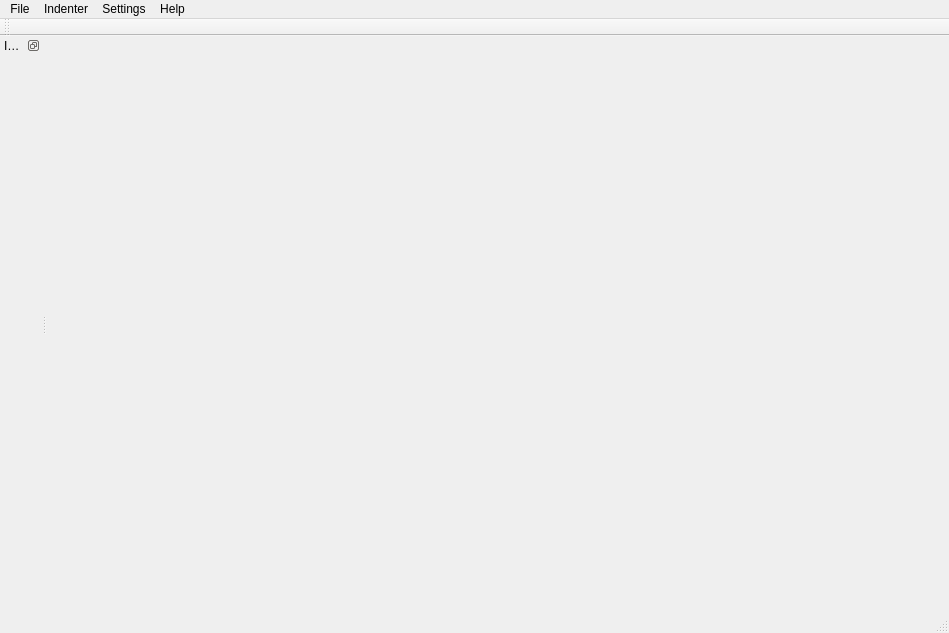
<ui version="4.0" >
 <author>Thomas_-_S</author>
 <class>MainWindowUi</class>
 <widget class="QMainWindow" name="MainWindowUi" >
  <property name="geometry" >
   <rect>
    <x>0</x>
    <y>0</y>
    <width>949</width>
    <height>633</height>
   </rect>
  </property>
  <property name="windowTitle" >
   <string>UniversalIndentGUI</string>
  </property>
  <property name="windowIcon" >
   <iconset resource="../resources/Icons.qrc" >
    <normaloff>:/mainWindow/universalIndentGUI.svg</normaloff>:/mainWindow/universalIndentGUI.svg</iconset>
  </property>
  <widget class="QWidget" name="centralwidget" >
   <layout class="QHBoxLayout" >
    <property name="spacing" >
     <number>6</number>
    </property>
    <property name="margin" >
     <number>0</number>
    </property>
    <item>
     <layout class="QHBoxLayout" >
      <property name="spacing" >
       <number>0</number>
      </property>
      <property name="margin" >
       <number>2</number>
      </property>
     </layout>
    </item>
   </layout>
  </widget>
  <widget class="QStatusBar" name="statusbar" />
  <widget class="QMenuBar" name="menuBar" >
   <property name="geometry" >
    <rect>
     <x>0</x>
     <y>0</y>
     <width>949</width>
     <height>21</height>
    </rect>
   </property>
   <widget class="QMenu" name="menuIndenter" >
    <property name="title" >
     <string>Indenter</string>
    </property>
   </widget>
   <widget class="QMenu" name="menuFile" >
    <property name="title" >
     <string>File</string>
    </property>
    <widget class="QMenu" name="menuExport" >
     <property name="title" >
      <string>Export</string>
     </property>
     <addaction name="actionExportPDF" />
     <addaction name="actionExportHTML" />
    </widget>
    <widget class="QMenu" name="menuRecently_Opened_Files" >
     <property name="title" >
      <string>Recently Opened Files</string>
     </property>
     <addaction name="separator" />
     <addaction name="actionClear_Recently_Opened_List" />
    </widget>
    <widget class="QMenu" name="encodingMenu" >
     <property name="title" >
      <string>Reopen File with other Encoding</string>
     </property>
    </widget>
    <widget class="QMenu" name="saveEncodedMenu" >
     <property name="title" >
      <string>Save Source File As with other Encoding</string>
     </property>
    </widget>
    <addaction name="actionOpen_Source_File" />
    <addaction name="menuRecently_Opened_Files" />
    <addaction name="encodingMenu" />
    <addaction name="separator" />
    <addaction name="actionSave_Source_File" />
    <addaction name="actionSave_Source_File_As" />
    <addaction name="saveEncodedMenu" />
    <addaction name="separator" />
    <addaction name="menuExport" />
    <addaction name="actionExit" />
   </widget>
   <widget class="QMenu" name="menuSettings" >
    <property name="title" >
     <string>Settings</string>
    </property>
    <widget class="QMenu" name="highlighterMenu" >
     <property name="title" >
      <string>Set Syntax Highlighter</string>
     </property>
    </widget>
    <addaction name="actionLive_Indent_Preview" />
    <addaction name="enableSyntaxHighlightningAction" />
    <addaction name="whiteSpaceIsVisibleAction" />
    <addaction name="highlighterMenu" />
    <addaction name="indenterParameterTooltipsEnabledAction" />
    <addaction name="loadLastOpenedFileOnStartupAction" />
    <addaction name="actionShowSettings" />
   </widget>
   <widget class="QMenu" name="menuHelp" >
    <property name="title" >
     <string>Help</string>
    </property>
    <addaction name="actionCheck_for_update" />
    <addaction name="separator" />
    <addaction name="actionAbout_UniversalIndentGUI" />
   </widget>
   <addaction name="menuFile" />
   <addaction name="menuIndenter" />
   <addaction name="menuSettings" />
   <addaction name="menuHelp" />
  </widget>
  <widget class="QDockWidget" name="dockWidget" >
   <property name="sizePolicy" >
    <sizepolicy vsizetype="Preferred" hsizetype="MinimumExpanding" >
     <horstretch>0</horstretch>
     <verstretch>0</verstretch>
    </sizepolicy>
   </property>
   <property name="features" >
    <set>QDockWidget::DockWidgetFloatable|QDockWidget::DockWidgetMovable</set>
   </property>
   <property name="allowedAreas" >
    <set>Qt::LeftDockWidgetArea|Qt::RightDockWidgetArea</set>
   </property>
   <property name="windowTitle" >
    <string>Indenter Settings</string>
   </property>
   <attribute name="dockWidgetArea" >
    <number>1</number>
   </attribute>
   <widget class="QWidget" name="dockWidgetContents" >
    <layout class="QHBoxLayout" >
     <property name="spacing" >
      <number>6</number>
     </property>
     <property name="margin" >
      <number>0</number>
     </property>
     <item>
      <layout class="QVBoxLayout" >
       <property name="spacing" >
        <number>0</number>
       </property>
       <property name="margin" >
        <number>0</number>
       </property>
      </layout>
     </item>
    </layout>
   </widget>
  </widget>
  <widget class="QToolBar" name="toolBar" >
   <property name="contextMenuPolicy" >
    <enum>Qt::PreventContextMenu</enum>
   </property>
   <property name="windowTitle" >
    <string>Main Toolbar</string>
   </property>
   <property name="orientation" >
    <enum>Qt::Horizontal</enum>
   </property>
   <property name="iconSize" >
    <size>
     <width>16</width>
     <height>16</height>
    </size>
   </property>
   <property name="toolButtonStyle" >
    <enum>Qt::ToolButtonTextBesideIcon</enum>
   </property>
   <attribute name="toolBarArea" >
    <enum>TopToolBarArea</enum>
   </attribute>
   <attribute name="toolBarBreak" >
    <bool>false</bool>
   </attribute>
  </widget>
  <action name="actionOpen_Source_File" >
   <property name="icon" >
    <iconset resource="../resources/Icons.qrc" >
     <normaloff>:/mainWindow/document-open.png</normaloff>:/mainWindow/document-open.png</iconset>
   </property>
   <property name="text" >
    <string>Open Source File</string>
   </property>
   <property name="statusTip" >
    <string>Opens a dialog for selecting a source code file.</string>
   </property>
   <property name="shortcut" >
    <string>Ctrl+O</string>
   </property>
  </action>
  <action name="actionSave_Source_File" >
   <property name="icon" >
    <iconset resource="../resources/Icons.qrc" >
     <normaloff>:/mainWindow/document-save.png</normaloff>:/mainWindow/document-save.png</iconset>
   </property>
   <property name="text" >
    <string>Save Source File</string>
   </property>
   <property name="statusTip" >
    <string>Saves the currently shown source code to the last opened or saved source file.</string>
   </property>
   <property name="shortcut" >
    <string>Ctrl+S</string>
   </property>
  </action>
  <action name="actionSave_Source_File_As" >
   <property name="icon" >
    <iconset resource="../resources/Icons.qrc" >
     <normaloff>:/mainWindow/document-save-as.png</normaloff>:/mainWindow/document-save-as.png</iconset>
   </property>
   <property name="text" >
    <string>Save Source File As</string>
   </property>
   <property name="statusTip" >
    <string>Opens a file dialog to save the currently shown source code.</string>
   </property>
   <property name="shortcut" >
    <string>Ctrl+Shift+S</string>
   </property>
  </action>
  <action name="actionAbout_UniversalIndentGUI" >
   <property name="icon" >
    <iconset resource="../resources/Icons.qrc" >
     <normaloff>:/mainWindow/info.png</normaloff>:/mainWindow/info.png</iconset>
   </property>
   <property name="text" >
    <string>About UniversalIndentGUI</string>
   </property>
   <property name="statusTip" >
    <string>Shows info about UniversalIndentGUI.</string>
   </property>
  </action>
  <action name="actionExit" >
   <property name="icon" >
    <iconset resource="../resources/Icons.qrc" >
     <normaloff>:/mainWindow/system-log-out.png</normaloff>:/mainWindow/system-log-out.png</iconset>
   </property>
   <property name="text" >
    <string>Exit</string>
   </property>
   <property name="statusTip" >
    <string>Quits the UniversalIndentGUI.</string>
   </property>
   <property name="shortcut" >
    <string>Ctrl+Q</string>
   </property>
  </action>
  <action name="actionExportPDF" >
   <property name="icon" >
    <iconset resource="../resources/Icons.qrc" >
     <normaloff>:/mainWindow/exportpdf.png</normaloff>:/mainWindow/exportpdf.png</iconset>
   </property>
   <property name="text" >
    <string>PDF</string>
   </property>
   <property name="statusTip" >
    <string>Export the currently visible source code as PDF document</string>
   </property>
  </action>
  <action name="actionExportHTML" >
   <property name="icon" >
    <iconset resource="../resources/Icons.qrc" >
     <normaloff>:/mainWindow/exporthtml.png</normaloff>:/mainWindow/exporthtml.png</iconset>
   </property>
   <property name="text" >
    <string>HTML</string>
   </property>
   <property name="statusTip" >
    <string>Export the currently visible source code as HTML document</string>
   </property>
  </action>
  <action name="indenterParameterTooltipsEnabledAction" >
   <property name="checkable" >
    <bool>true</bool>
   </property>
   <property name="checked" >
    <bool>true</bool>
   </property>
   <property name="icon" >
    <iconset resource="../resources/Icons.qrc" >
     <normaloff>:/mainWindow/tooltip.png</normaloff>:/mainWindow/tooltip.png</iconset>
   </property>
   <property name="text" >
    <string>Parameter Tooltips</string>
   </property>
   <property name="statusTip" >
    <string>If checked, tool tips will show up if the mouse cursor remains over an indenter parameter for a while.</string>
   </property>
   <property name="connectedSettingName" stdset="0" >
    <string>DONOTTRANSLATE:IndenterParameterTooltipsEnabled</string>
   </property>
  </action>
  <action name="actionLive_Indent_Preview" >
   <property name="checkable" >
    <bool>true</bool>
   </property>
   <property name="icon" >
    <iconset resource="../resources/Icons.qrc" >
     <normaloff>:/mainWindow/live-preview.png</normaloff>:/mainWindow/live-preview.png</iconset>
   </property>
   <property name="text" >
    <string>Live Indent Preview</string>
   </property>
   <property name="shortcut" >
    <string>Ctrl+L</string>
   </property>
   <property name="visible" >
    <bool>false</bool>
   </property>
  </action>
  <action name="enableSyntaxHighlightningAction" >
   <property name="checkable" >
    <bool>true</bool>
   </property>
   <property name="checked" >
    <bool>true</bool>
   </property>
   <property name="icon" >
    <iconset resource="../resources/Icons.qrc" >
     <normaloff>:/mainWindow/syntax-highlight.png</normaloff>:/mainWindow/syntax-highlight.png</iconset>
   </property>
   <property name="text" >
    <string>Syntax Highlighting</string>
   </property>
   <property name="iconText" >
    <string>Syntax Highlighting</string>
   </property>
   <property name="toolTip" >
    <string>Enables or disables syntax highlighting for the source code.</string>
   </property>
   <property name="statusTip" >
    <string>By enabling special key words of the source code are highlighted.</string>
   </property>
   <property name="shortcut" >
    <string>Ctrl+H</string>
   </property>
   <property name="connectedSettingName" stdset="0" >
    <string>DONOTTRANSLATE:SyntaxHighlightningEnabled</string>
   </property>
  </action>
  <action name="whiteSpaceIsVisibleAction" >
   <property name="checkable" >
    <bool>true</bool>
   </property>
   <property name="text" >
    <string>White Space Visible</string>
   </property>
   <property name="iconText" >
    <string>White Space Visible</string>
   </property>
   <property name="toolTip" >
    <string>Set white space visible</string>
   </property>
   <property name="statusTip" >
    <string>Enables or disables diplaying of white space characters in the editor.</string>
   </property>
   <property name="visible" >
    <bool>false</bool>
   </property>
   <property name="connectedSettingName" stdset="0" >
    <string>DONOTTRANSLATE:WhiteSpaceIsVisible</string>
   </property>
  </action>
  <action name="loadLastOpenedFileOnStartupAction" >
   <property name="checkable" >
    <bool>true</bool>
   </property>
   <property name="checked" >
    <bool>true</bool>
   </property>
   <property name="text" >
    <string>Auto Open Last File</string>
   </property>
   <property name="toolTip" >
    <string>Auto open last source file on startup</string>
   </property>
   <property name="statusTip" >
    <string>If selected opens last source code file on startup</string>
   </property>
   <property name="visible" >
    <bool>false</bool>
   </property>
   <property name="connectedSettingName" stdset="0" >
    <string>DONOTTRANSLATE:LoadLastOpenedFileOnStartup</string>
   </property>
  </action>
  <action name="actionShowSettings" >
   <property name="icon" >
    <iconset resource="../resources/Icons.qrc" >
     <normaloff>:/mainWindow/preferences-system.png</normaloff>:/mainWindow/preferences-system.png</iconset>
   </property>
   <property name="text" >
    <string>Settings</string>
   </property>
   <property name="iconText" >
    <string>Settings</string>
   </property>
   <property name="toolTip" >
    <string>Opens the settings dialog</string>
   </property>
   <property name="statusTip" >
    <string>Opens the settings dialog, to set language etc.</string>
   </property>
  </action>
  <action name="actionCheck_for_update" >
   <property name="icon" >
    <iconset resource="../resources/Icons.qrc" >
     <normaloff>:/mainWindow/system-software-update.png</normaloff>:/mainWindow/system-software-update.png</iconset>
   </property>
   <property name="text" >
    <string>Check for update</string>
   </property>
   <property name="toolTip" >
    <string>Checks online whether a new version of UniversalIndentGUI is available.</string>
   </property>
   <property name="statusTip" >
    <string>Checks online whether a new version of UniversalIndentGUI is available.</string>
   </property>
  </action>
  <action name="actionClear_Recently_Opened_List" >
   <property name="icon" >
    <iconset resource="../resources/Icons.qrc" >
     <normaloff>:/mainWindow/edit-clear.png</normaloff>:/mainWindow/edit-clear.png</iconset>
   </property>
   <property name="text" >
    <string>Clear Recently Opened List</string>
   </property>
  </action>
 </widget>
 <resources>
  <include location="../resources/Icons.qrc" />
 </resources>
 <connections>
  <connection>
   <sender>actionExit</sender>
   <signal>triggered()</signal>
   <receiver>MainWindowUi</receiver>
   <slot>close()</slot>
   <hints>
    <hint type="sourcelabel" >
     <x>-1</x>
     <y>-1</y>
    </hint>
    <hint type="destinationlabel" >
     <x>399</x>
     <y>299</y>
    </hint>
   </hints>
  </connection>
 </connections>
</ui>
